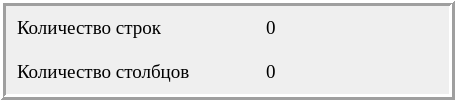
           <widget class="QFrame" name="Right_frame1">
            <property name="sizePolicy">
             <sizepolicy hsizetype="Expanding" vsizetype="Fixed">
              <horstretch>0</horstretch>
              <verstretch>0</verstretch>
             </sizepolicy>
            </property>
            <property name="frameShape">
             <enum>QFrame::Box</enum>
            </property>
            <property name="frameShadow">
             <enum>QFrame::Raised</enum>
            </property>
            <property name="lineWidth">
             <number>3</number>
            </property>
            <layout class="QGridLayout" name="gridLayout">
             <property name="topMargin">
              <number>6</number>
             </property>
             <property name="rightMargin">
              <number>3</number>
             </property>
             <property name="bottomMargin">
              <number>6</number>
             </property>
             <property name="verticalSpacing">
              <number>13</number>
             </property>
             <item row="1" column="2">
              <widget class="QLabel" name="label_Colnumber">
               <property name="font">
                <font>
                 <family>Times New Roman</family>
                 <pointsize>14</pointsize>
                </font>
               </property>
               <property name="text">
                <string>&lt;html&gt;&lt;head/&gt;&lt;body&gt;&lt;p&gt;0&lt;/p&gt;&lt;/body&gt;&lt;/html&gt;</string>
               </property>
              </widget>
             </item>
             <item row="1" column="0">
              <widget class="QLabel" name="label_Col">
               <property name="font">
                <font>
                 <family>Times New Roman</family>
                 <pointsize>14</pointsize>
                </font>
               </property>
               <property name="text">
                <string>&lt;html&gt;&lt;head/&gt;&lt;body&gt;&lt;p&gt;Количество столбцов&lt;/p&gt;&lt;/body&gt;&lt;/html&gt;</string>
               </property>
              </widget>
             </item>
             <item row="0" column="1">
              <spacer name="horizontalSpacer">
               <property name="orientation">
                <enum>Qt::Horizontal</enum>
               </property>
               <property name="sizeType">
                <enum>QSizePolicy::Fixed</enum>
               </property>
               <property name="sizeHint" stdset="0">
                <size>
                 <width>70</width>
                 <height>20</height>
                </size>
               </property>
              </spacer>
             </item>
             <item row="0" column="2">
              <widget class="QLabel" name="label_Rownumber">
               <property name="minimumSize">
                <size>
                 <width>180</width>
                 <height>0</height>
                </size>
               </property>
               <property name="font">
                <font>
                 <family>Times New Roman</family>
                 <pointsize>14</pointsize>
                </font>
               </property>
               <property name="text">
                <string>&lt;html&gt;&lt;head/&gt;&lt;body&gt;&lt;p&gt;0&lt;/p&gt;&lt;/body&gt;&lt;/html&gt;</string>
               </property>
              </widget>
             </item>
             <item row="0" column="0">
              <widget class="QLabel" name="label_Row">
               <property name="font">
                <font>
                 <family>Times New Roman</family>
                 <pointsize>14</pointsize>
                </font>
               </property>
               <property name="text">
                <string>&lt;html&gt;&lt;head/&gt;&lt;body&gt;&lt;p&gt;Количество строк&lt;/p&gt;&lt;/body&gt;&lt;/html&gt;</string>
               </property>
              </widget>
             </item>
            </layout>
           </widget>
